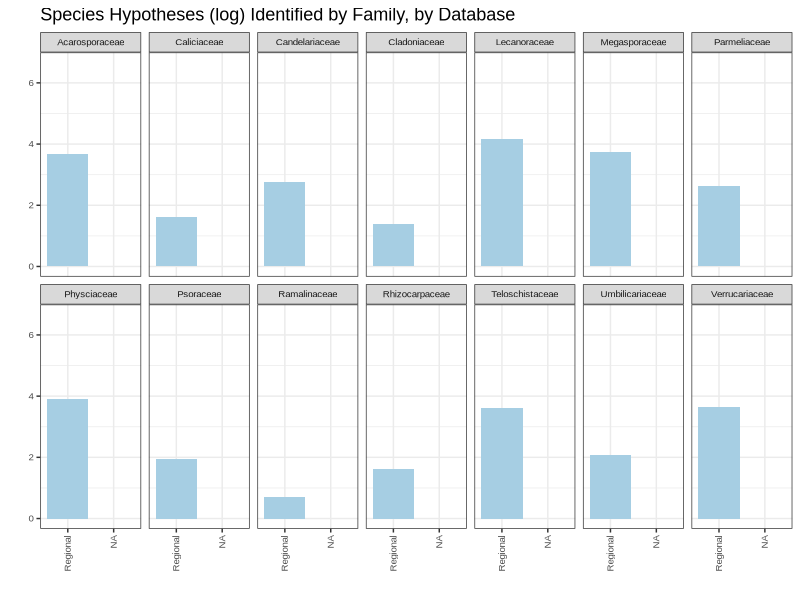
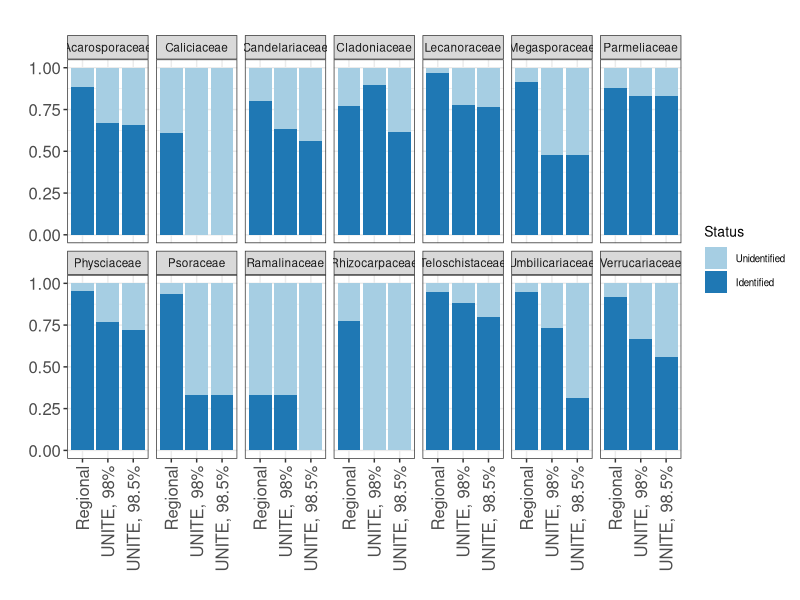
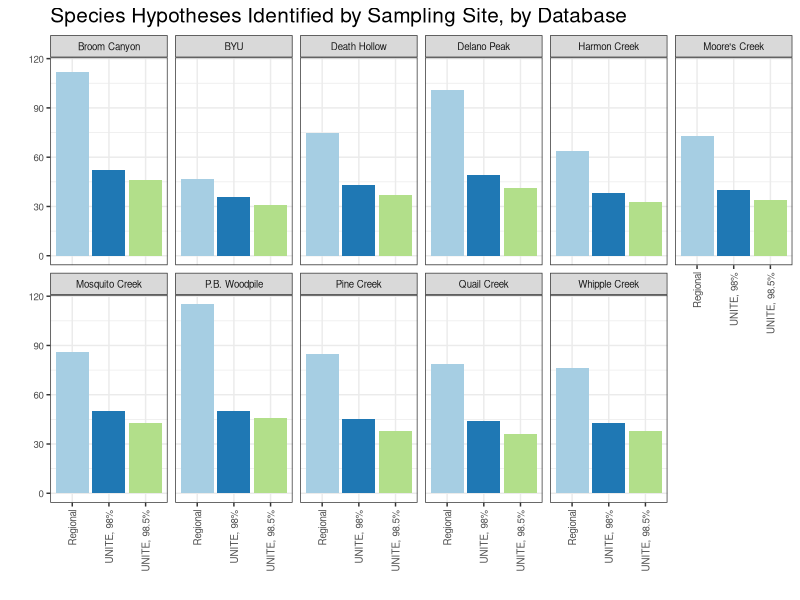
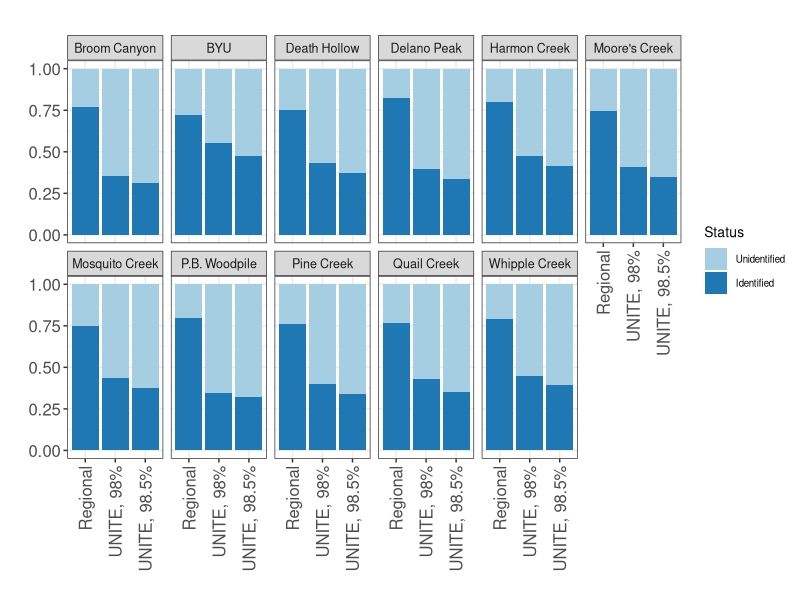
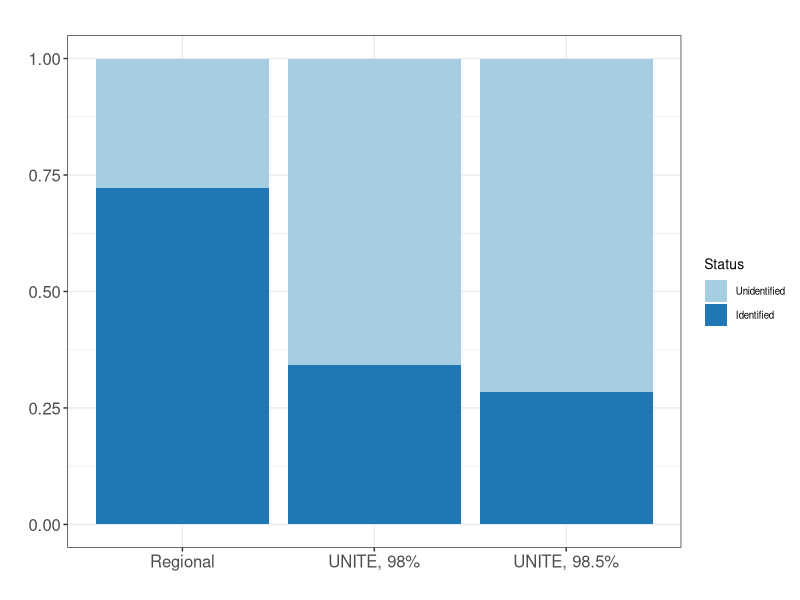

The R source for these figures, in order:
## ---- chunk 1
knitr::opts_chunk$set(echo = TRUE)
## ---- chunk 2
library(tidyverse)
library(broom) # Load the tidyverse and broom packages for ease of data analysis.
# install.packages("RColorBrewer")
library(RColorBrewer)  # RColorBrewer helps with making colorblind-friendly figures
#install.packages("extrafont")
# library(extrafont)
# font_import()
# loadfonts(device="win") ## Use extrafont to check current font for figures
## ---- chunk 3
family_data <- read_tsv("family_data_for_f.txt") %>%
  mutate(Perc_Blast_98 = (Species_BLAST_98 / Observed_Species_Per_Family)) %>%
  mutate(Perc_Blast_98_5 = (Species_BLAST_98_5 / Observed_Species_Per_Family)) %>%
  mutate(Perc_Regional = (Species_Custom_Database / Observed_Species_Per_Family))  # Modify taxonomic family data to include identification percentage columns.

family_98 <- family_data %>%
  pull(Species_BLAST_98)  # Create three vectors for # of species identified by each database instance.
family_985 <- family_data %>%
  pull(Species_BLAST_98_5)
family_regional <- family_data %>%
  pull(Species_Custom_Database)

print(mean(family_98))  # Calculate mean, standard deviation, and standard error for number of species vectors.
print(sd(family_98))
print(sd(family_98)/sqrt(length(family_98)))
print(mean(family_985))
print(sd(family_985))
print(sd(family_985)/sqrt(length(family_985)))
print(mean(family_regional))
print(sd(family_regional))
print(sd(family_regional)/sqrt(length(family_regional)))  

family_98_per <- family_data %>%
  pull(Perc_Blast_98)  # Create three vectors of % of species identified by each database instance
family_985_per <- family_data %>%
  pull(Perc_Blast_98_5)
family_regional_per <- family_data %>%
  pull(Perc_Regional)

print(mean(family_98_per))  # Calculate mean, standard deviation, and standard error for percentage of species vectors.
print(sd(family_98_per))
print(sd(family_98_per)/sqrt(length(family_98_per)))
print(mean(family_985_per))
print(sd(family_985_per))
print(sd(family_985_per)/sqrt(length(family_985_per)))
print(mean(family_regional_per))
print(sd(family_regional_per))
print(sd(family_regional_per)/sqrt(length(family_regional_per)))  
## ---- chunk 4
sites_data <- read_tsv("site_id_data.txt") %>%
  mutate(Perc_Blast_98 = (Species_BLAST_98 / Observed_Species_Per_Site)) %>%
  mutate(Perc_Blast_98_5 = (Species_BLAST_98_5 / Observed_Species_Per_Site))  # Create new columns for the site data, which the original data didn't have.

sites_blast_98 <- sites_data %>%
  pull(Species_BLAST_98)  # Create three vectors of data for the # of species identified by each database instance.
sites_blast_985 <- sites_data %>%
  pull(Species_BLAST_98_5)
sites_regional <- sites_data %>%
  pull(Species_Custom_Database)

print(mean(sites_blast_98))  # Calculate mean, standard deviation, and standard error of the vectors of species # data.
print(sd(sites_blast_98))
print(sd(sites_blast_98)/sqrt(length(sites_blast_98)))
print(mean(sites_blast_985))
print(sd(sites_blast_985))
print(sd(sites_blast_985)/sqrt(length(sites_blast_985)))
print(mean(sites_regional))
print(sd(sites_regional))
print(sd(sites_regional)/sqrt(length(sites_regional))) 

sites_blast_98_per <- sites_data %>%
  pull(Perc_Blast_98)  #Create three vectors of data for the % of species identified by each database instance.
sites_blast_985_per <- sites_data %>%
  pull(Perc_Blast_98_5)
sites_regional_per <- sites_data %>%
  pull(Percent_Custom_Database)

print(mean(sites_blast_98_per))  # Calculate mean, standard deviation, and standard error for percentage vectors.
print(sd(sites_blast_98_per))
print(sd(sites_blast_98_per)/sqrt(length(sites_blast_98_per)))
print(mean(sites_blast_985_per))
print(sd(sites_blast_985_per))
print(sd(sites_blast_985_per)/sqrt(length(sites_blast_985_per)))
print(mean(sites_regional_per))
print(sd(sites_regional_per))
print(sd(sites_regional_per)/sqrt(length(sites_regional_per))) 
## ---- chunk 5
family_data <- family_data <- read_tsv("family_data_for_f.txt") %>%
  mutate(Perc_Blast_98 = (Species_BLAST_98 / Observed_Species_Per_Family)) %>%
  mutate(Perc_Blast_98_5 = (Species_BLAST_98_5 / Observed_Species_Per_Family)) %>%
  rename("BLAST_98" = Species_BLAST_98, "BLAST_98.5" = Species_BLAST_98_5, "Regional" = Species_Custom_Database) %>%
  mutate(BLAST_98 = log(BLAST_98), BLAST_98.5 = log(BLAST_98.5), Regional = log(Regional))  # Rename columns of taxonomic family data to reflect just the database and aid in pivoting data; log-transform species numbers columns to achieve normal distribution (any 0 values changed by adding 1 to them to allow log-transform to work, which will set the 1 value to zero after log-transformation)

shapiro.test(family_data$BLAST_98)  # Run Shapiro-Wilk tests to check for normal distribution of taxonomic family data
shapiro.test(family_data$BLAST_98.5)
shapiro.test(family_data$Regional) 

family_data <- family_data %>%
  pivot_longer(c(BLAST_98, BLAST_98.5, Regional), names_to = "Database", values_to = "Species_Identified")  # Pivot columns to facilitate ANOVA testing

family_anova <- aov(Species_Identified ~ Database, data = family_data)
summary(family_anova)  # Run ANOVA testing

tukey_family_anova <- TukeyHSD(family_anova)
tukey_family_anova  # Run Tukey HSD post-hoc testing

# kruskal.test(Species_Identified ~ Database, data = family_data)
# The Kruskal-Wallis test was run when taxonomic families with less than 5 species were still included in the testing data. However, as the n < 5 families were significant outliers, these were removed from the data. Adding 1 to any zeroes in the data, then log-transforming the remaining family data fulfilled the requirement of ANOVA for normal distribution of data. ANOVA results suggest no statistical significance in difference between the Regional database and the UNITE database (accessed through BLAST), but the Tukey HSD post-hoc test was run to find the variation in adjusted p-values for the different database instance pairs.
## ---- chunk 6
sites_data <- read_tsv("site_id_data.txt") %>%
  mutate(Perc_Blast_98 = (Species_BLAST_98 / Observed_Species_Per_Site)) %>%
  mutate(Perc_Blast_98_5 = (Species_BLAST_98_5 / Observed_Species_Per_Site))

sites_blast_98 <- sites_data %>%
  pull(Species_BLAST_98)
sites_blast_985 <- sites_data %>%
  pull(Species_BLAST_98_5)
sites_regional <- sites_data %>%
  pull(Species_Custom_Database)

shapiro.test(sites_blast_98)  # Run Shapiro-Wilk tests to check for normal distribution of site-based data
shapiro.test(sites_blast_985)
shapiro.test(sites_regional)

sites_data <- sites_data %>%
  rename("BLAST_98" = Species_BLAST_98, "BLAST_98.5" = Species_BLAST_98_5, "Regional" = Species_Custom_Database) %>%
  pivot_longer(c(BLAST_98, BLAST_98.5, Regional), names_to = "Database", values_to = "Species_Identified")  # Rename and pivot columns to facilitate ANOVA testing

site_anova <- aov(Species_Identified ~ Database, data = sites_data)
summary(site_anova)  # ANOVA testing on the site data

tukey_site_anova <- TukeyHSD(site_anova)
tukey_site_anova  # Run Tukey HSD post-hoc testing
## ---- chunk 7
family_data <- read_tsv("family_data_for_f.txt") %>%
  mutate(BLAST_98 = log(Species_BLAST_98), BLAST_98_5 = log(Species_BLAST_98_5), Regional = log(Species_Custom_Database)) %>%
  rename("BLAST 98% (UNITE)" = BLAST_98, "BLAST 98.5% (UNITE)" = BLAST_98_5, "Regional" = Regional) 

family_levels <- factor(c("Regional", "UNITE, 98%", "UNITE, 98.5%")) %>%
  fct_recode("Regional" = "Regional", "UNITE, 98.5%"="UNITE, 98.5%", "UNITE, 98%" = "UNITE, 98%")  # Rename columns for ease of figure creation; create a factor for use in ordering database instances in figure

family_data <- family_data %>%
  pivot_longer(c(`BLAST 98% (UNITE)`, `BLAST 98.5% (UNITE)`, Regional), names_to = "Database", values_to = "Species_Identified") %>%
  mutate(Database = factor(Database, family_levels))  # Pivot database instances into one column and values into another; mutate database column into a factor using family_levels factor for ordering

family_visual <- ggplot(family_data, aes(x=Database, y=Species_Identified)) +
  geom_col(aes(fill=Database), show.legend = FALSE) +
  theme_bw() +
  facet_wrap(~ Family, nrow=2) +
  scale_fill_brewer(palette="Paired") +
  theme(axis.text.x = element_text(angle = 90, vjust = 0.5, hjust = 1), axis.text = element_text(size=7), axis.title = element_text(size=13), plot.title = element_text(size=13), legend.title = element_text(size=11), legend.text = element_text(size=8), strip.text.x = element_text(size = 7), text=element_text(family="Arial")) +
  labs(y = "", x = "", title="Species Hypotheses (log) Identified by Family, by Database")  # Create a visualization of the taxonomic family identification values for UNITE and for the custom regional database.

family_visual  # Show taxonomic family data visualization


family_data <- read_tsv("family_data_for_f.txt") %>%  # Prepare data for proportional figure
  mutate(BLAST_98 = log(Species_BLAST_98), BLAST_98_5 = log(Species_BLAST_98_5), Regional = log(Species_Custom_Database)) %>%
  rename("UNITE, 98%" = BLAST_98, "UNITE, 98.5%" = BLAST_98_5, "Regional" = Regional) %>%
  mutate(Observed_log = log(Observed_Species_Per_Family)) %>%
  select(-Observed_Species_Per_Family, -Species_Custom_Database, -Species_BLAST_98, -Species_BLAST_98_5) %>%
  pivot_longer(c("UNITE, 98%", "UNITE, 98.5%", "Regional"), names_to = "Database", values_to = "Identified") %>%
  mutate(Unidentified = Observed_log - Identified) %>%
  mutate(Database = factor(Database, family_levels)) %>%
  pivot_longer(c(Identified, Unidentified), names_to = "Status", values_to = "Number (log)") %>%
  mutate(Status = factor(Status, c("Unidentified", "Identified")))
  

family_total_visual <- ggplot(family_data, aes(x=Database, y=`Number (log)`, fill = Status)) +
  geom_bar(position="fill", stat="identity") +
  theme_bw() +
  facet_wrap(~ Family, nrow=2) +
  scale_fill_brewer(palette="Paired", labels=c("Unidentified", "Identified")) +
  theme(axis.text.x = element_text(angle = 90, vjust = 0.5, hjust = 1), axis.text = element_text(size=12), axis.title = element_text(size=12), plot.title = element_text(size=15), legend.title = element_text(size=10), legend.text = element_text(size=7), strip.text.x = element_text(size=8.5)) +
  labs(y = "", x="", title="")  # Create a visualization of the proportional taxonomic family identification values for UNITE and for the custom regional database.

family_total_visual
## ---- chunk 8
site_data <- read_tsv("site_id_data.txt")%>%
  rename("UNITE, 98%" = Species_BLAST_98, "UNITE, 98.5%" = Species_BLAST_98_5, "Regional" = Species_Custom_Database)

site_levels <- factor(c("Regional", "UNITE, 98%", "UNITE, 98.5%")) %>%
  fct_recode("Regional" = "Regional", "UNITE, 98.5%"="UNITE, 98.5%", "UNITE, 98%" = "UNITE, 98%")  # Rename columns for ease of figure creation; create a factor for use in ordering database instances in figure

site_data <- site_data %>%
  pivot_longer(c(`UNITE, 98%`, `UNITE, 98.5%`, Regional), names_to = "Database", values_to = "Species_Identified") %>%
  mutate(Database = factor(Database, site_levels))  # Pivot database instances into one column and values into another; mutate database column into a factor using site_levels factor for ordering

site_visual <- ggplot(site_data, aes(x=Database, y=Species_Identified)) +
  geom_col(aes(fill=Database), show.legend = FALSE) +
  theme_bw() +
  facet_wrap(~ Site, nrow=2) +
  scale_fill_brewer(palette="Paired") +
  theme(axis.text.x = element_text(angle = 90, vjust = 0.5, hjust = 1), axis.text = element_text(size=7), axis.title = element_text(size=12), plot.title = element_text(size=15), legend.title = element_text(size=10), legend.text = element_text(size=7), strip.text.x = element_text(size=7)) +
  labs(y = "", x= "", title="Species Hypotheses Identified by Sampling Site, by Database")  # Create a visualization of the geographic sampling site identification values for UNITE and for the custom regional database.

site_visual


site_data <- read_tsv("site_id_data.txt")%>%  # Prepare data for proportional figure
  rename("UNITE, 98%" = Species_BLAST_98, "UNITE, 98.5%" = Species_BLAST_98_5, "Regional" = Species_Custom_Database)

site_levels <- factor(c("Regional", "UNITE, 98%", "UNITE, 98.5%")) %>%
  fct_recode("Regional" = "Regional", "UNITE, 98.5%"="UNITE, 98.5%", "UNITE, 98%" = "UNITE, 98%")  # Rename columns for ease of figure creation; create a factor for use in ordering database instances in figure

site_data <- site_data %>%
  pivot_longer(c(`UNITE, 98%`, `UNITE, 98.5%`, Regional), names_to = "Database", values_to = "Species_Identified") %>%
  mutate(Database = factor(Database, site_levels)) %>%
  rename("Identified" = Species_Identified) %>%
  mutate("Unidentified" = Observed_Species_Per_Site - Identified) %>%
  select(-Observed_Species_Per_Site, -Percent_Custom_Database) %>%
  pivot_longer(c(Identified, Unidentified), names_to = "Status", values_to = "Numbers") %>%
  mutate(Status = factor(Status, c("Unidentified", "Identified")))

site_total_visual <- ggplot(site_data, aes(x=Database, y=Numbers, fill = Status)) +
  geom_bar(position="fill", stat="identity") +
  theme_bw() +
  facet_wrap(~ Site, nrow=2) +
  scale_fill_brewer(palette="Paired", labels=c("Unidentified", "Identified")) +
  theme(axis.text.x = element_text(angle = 90, vjust = 0.5, hjust = 1), axis.text = element_text(size=12), axis.title = element_text(size=12), plot.title = element_text(size=15), legend.title = element_text(size=10), legend.text = element_text(size=7), strip.text.x = element_text(size=9)) +
  labs(y = "", x="", title="")  # Create a visualization of the proportional geographic sampling site identification values for UNITE and for the custom regional database.

site_total_visual
## ---- chunk 9
total_data <- read_tsv("total_data.txt") %>%
  pivot_longer(c(Species_Identified, Not_Identified), names_to = "Status", values_to = "Number")

total_levels <- factor(c("Regional", "UNITE, 98%", "UNITE, 98.5%")) %>%
  fct_recode("Regional" = "Regional", "UNITE, 98.5%"="UNITE, 98.5%", "UNITE, 98%" = "UNITE, 98%")  # Pivot columns for ease of figure creation; create a factor for use in ordering database instances in figure

total_data <- total_data %>%
  mutate(Database = factor(Database, total_levels))  # Mutate database column into a factor using total_levels factor for ordering

total_viz <- total_data %>%
  ggplot(aes(x=Database, y=Number, fill=Status)) +
  geom_bar(position="fill", stat="identity") +
  theme_bw() +
  scale_fill_brewer(palette="Paired", labels=c("Unidentified", "Identified")) +
  theme(axis.text = element_text(size=12), axis.title = element_text(size=12), plot.title = element_text(size=15), legend.title = element_text(size=10), legend.text = element_text(size=7)) +
  labs(y="", x = "", title="")  # Create a visualization of the total identification values for UNITE and for the custom regional database.

total_viz  # Show total identification data visualization

